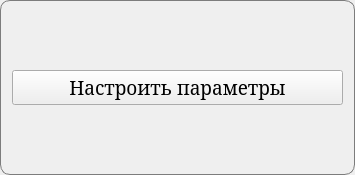
<?xml version="1.0" encoding="UTF-8"?>
<ui version="4.0">
 <class>ModifGACoefs</class>
 <widget class="QFrame" name="ModifGACoefs">
  <property name="geometry">
   <rect>
    <x>0</x>
    <y>0</y>
    <width>355</width>
    <height>175</height>
   </rect>
  </property>
  <property name="windowTitle">
   <string>Frame</string>
  </property>
  <property name="styleSheet">
   <string notr="true">#ModifGACoefs{border-color: rgb(124, 124, 124); border-width: 1px; border-radius: 10px; border-style: solid}</string>
  </property>
  <layout class="QGridLayout" name="gridLayout">
   <item row="0" column="0">
    <widget class="QPushButton" name="OpenModifGAWindow">
     <property name="font">
      <font>
       <family>Garamond</family>
       <pointsize>14</pointsize>
      </font>
     </property>
     <property name="styleSheet">
      <string notr="true"/>
     </property>
     <property name="text">
      <string>Настроить параметры</string>
     </property>
    </widget>
   </item>
  </layout>
 </widget>
 <resources/>
 <connections/>
</ui>
